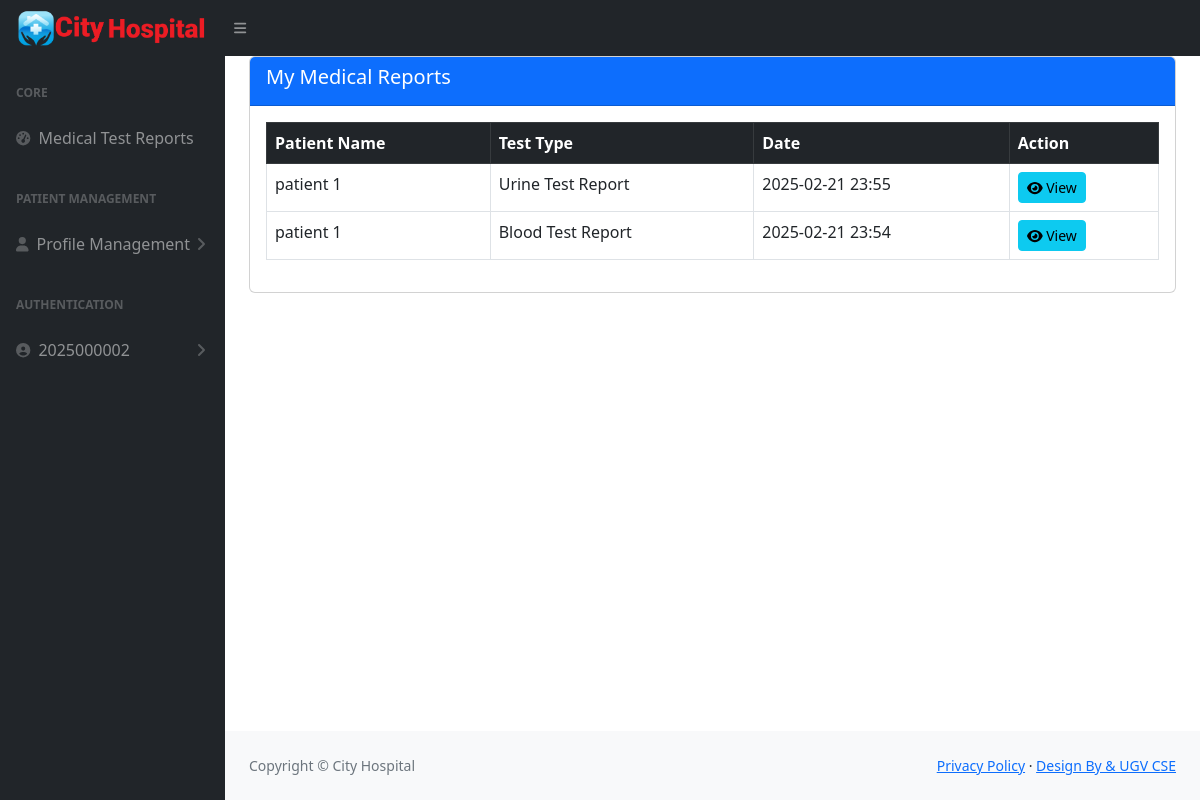
/patient_admin/ (signed in), run on the app's committed database.
### pms/models.py (models this page shows, shortened)
class SiteInfo(models.Model):
    site_name = models.CharField(max_length=20)
    color_logo = models.ImageField(upload_to='logo/')
    white_logo = models.ImageField(upload_to='logo/')
    email = models.EmailField()
    phone = models.CharField(max_length=14)
    address = models.CharField(max_length=100)
    opening_hours = models.CharField(max_length=255, default='Saturday - Thursday: 6.00 am - 10.00 pm, Friday Closed')
    site_facebook = models.URLField(max_length=100)
    site_x = models.URLField(max_length=100)
    site_instagram = models.URLField(max_length=100)
    site_pinterest = models.URLField(max_length=100)

class Report(models.Model):
    patient = models.ForeignKey(PatientProfile, on_delete=models.CASCADE)
    test = models.ForeignKey(TestCategory, on_delete=models.CASCADE)
    report_content = RichTextField(blank=True)
    created_at = models.DateTimeField(default=now)  # Auto-add creation time

class PatientProfile(models.Model):
    user = models.OneToOneField(User, on_delete=models.CASCADE, related_name='patient_profile')
    patient_id = models.CharField(max_length=10, unique=True, editable=False)
    full_name = models.CharField(max_length=100)
    date_of_birth = models.DateField()
    gender_choices = [('Male', 'Male'), ('Female', 'Female'), ('Other', 'Other')]
    gender = models.CharField(max_length=6, choices=gender_choices)
    phone_number = models.CharField(
        max_length=11,
        validators=[
            RegexValidator(
                regex=r'^01[3-9]\d{8}$',
                message="Enter a valid Bangladesh phone number (e.g., 01712345678).",
                code='invalid_phone'
            )
        ]
    )
    present_address = models.CharField(max_length=255, blank=True, null=True)
    permanent_address = models.CharField(max_length=255, blank=True, null=True)
    city = models.CharField(max_length=100, blank=True, null=True)
    blood_type_choices = [('A+', 'A+'), ('A-', 'A-'), ('B+', 'B+'), ('B-', 'B-'),
                          ('O+', 'O+'), ('O-', 'O-'), ('AB+', 'AB+'), ('AB-', 'AB-')]
    blood_type = models.CharField(max_length=3, choices=blood_type_choices, blank=True, null=True)
    emergency_contact_name = models.CharField(max_length=100, blank=True, null=True)
    emergency_contact_relationship = models.CharField(max_length=50, blank=True, null=True)
    emergency_contact_phone = models.CharField(max_length=15, blank=True, null=True)
    allergies = models.BooleanField(default=False, blank=True, null=True)
    HIV_positive = models.BooleanField(default=False, blank=True, null=True)
    thalassemia = models.BooleanField(default=False, blank=True, null=True)
    diabetes = models.BooleanField(default=False, blank=True, null=True)
    hypertension = models.BooleanField(default=False, blank=True, null=True)
    notes = models.TextField(blank=True, null=True)
    created_at = models.DateTimeField(auto_now_add=True)
    updated_at = models.DateTimeField(auto_now=True)

class TestCategory(models.Model):
    name = models.CharField(max_length=255, unique=True)  # Test name
    test_pad = RichTextField()  # Design or description of the test

### pms/views.py (the view)
# urls.py: path('patient_admin/', patient_admin, name='patient_admin'),
def patient_admin(request):
    site_info = SiteInfo.objects.first()  # Get the first (and only) instance
    patient = getattr(request.user, 'patient_profile', None)
    patient_reports = Report.objects.filter(patient=patient).order_by('-created_at') if patient else []
    context = {
        'site_info': site_info,
        'patient_reports': patient_reports,
    }
    return render(request, 'patient/patient_home.html', context)

### pms/context_processors.py (called while the page is built)
def site_information(request):
    site_info = SiteInfo.objects.first()
    return {
        'site_info': site_info
    }

### templates/patient/patient_home.html (shortened to what this page needs)
{% extends 'patient/patient_base.html' %}
{% block content %}
<div class="container-fluid px-4">
    <div class="card">
        <div class="card-header bg-primary text-white">
            <h5>My Medical Reports</h5>
        </div>
        <div class="card-body">
            <div class="table-responsive">
                <table class="table table-bordered">
                    <thead class="table-dark">
                        <tr>
                            <th>Patient Name</th>
                            <th>Test Type</th>
                            <th>Date</th>
                            <th>Action</th>
                        </tr>
                    </thead>
                    <tbody>
                        {% for report in patient_reports %}
                            <tr>
                                <td>{{ report.patient.full_name }}</td>
                                <td>{{ report.test.name }}</td>
                                <td>{{ report.created_at|date:"Y-m-d H:i" }}</td>
                                <td>
                                    <a href="{% url 'patient_report_view' report.id %}" class="btn btn-info btn-sm">
                                        <i class="fas fa-eye"></i> View
                                    </a>
                                </td>
                            </tr>
                        {% empty %}
                            <tr>
                                <td colspan="5" class="text-center">No reports found.</td>
                            </tr>
                        {% endfor %}
                    </tbody>
                </table>
            </div>
        </div>
    </div>
</div>
{% endblock %}

### templates/patient/patient_base.html (shortened to what this page needs)
{% load static %}
<!DOCTYPE html>
<html lang="en">
    <head>
        <link href="https://cdn.jsdelivr.net/npm/simple-datatables@7.1.2/dist/style.min.css" rel="stylesheet" />
        <link href="{% static 'admin_panel/css/styles.css' %}" rel="stylesheet" />
    </head>
    <body class="sb-nav-fixed">
        <nav class="sb-topnav navbar navbar-expand navbar-dark bg-dark">
            <a class="navbar-brand ps-3" href="{% url 'patient_admin' %}"><img src="{{ site_info.white_logo.url }}" alt="" style="width: 190px;"></a>
            <button class="btn btn-link btn-sm order-1 order-lg-0 me-4 me-lg-0" id="sidebarToggle" href="#!"><i class="fas fa-bars"></i></button>
        </nav>
        <div id="layoutSidenav">
            <div id="layoutSidenav_nav">
                <nav class="sb-sidenav accordion sb-sidenav-dark" id="sidenavAccordion">
                  {% include 'patient/patient_sidebar.html' %}
                </nav>
            </div>
            <div id="layoutSidenav_content">
                <main>
                    {% block content %}{% endblock content %}
                </main>
                <footer class="py-4 bg-light mt-auto">
                    <div class="container-fluid px-4">
                        <div class="d-flex align-items-center justify-content-between small">
                            <div class="text-muted">Copyright &copy; {{ site_info.site_name }}</div>
                            <div>
                                <a href="#">Privacy Policy</a>
                                &middot;
                                <a href="#">Design By &amp; UGV CSE</a>
                            </div>
                        </div>
                    </div>
                </footer>
            </div>
        </div>
    </body>
</html>

### templates/patient/patient_sidebar.html (shortened to what this page needs)
<div class="sb-sidenav-menu">
    <div class="nav">
        <div class="sb-sidenav-menu-heading">Core</div>
        <a class="nav-link" href="{% url 'patient_admin' %}">
            <div class="sb-nav-link-icon"><i class="fas fa-tachometer-alt"></i></div>
            Medical Test Reports
        </a>
        <div class="sb-sidenav-menu-heading">Patient Management</div>
        <a class="nav-link collapsed"  data-bs-toggle="collapse" data-bs-target="#profileCollapse" aria-expanded="false" aria-controls="profileCollapse">
            <div class="sb-nav-link-icon"><i class="fas fa-user"></i></div>
            Profile Management
            <div class="sb-sidenav-collapse-arrow"><i class="fas fa-angle-down"></i></div>
        </a>
        <div class="sb-sidenav-menu-heading">Authentication</div>
        {% if user.is_authenticated %}
            <a class="nav-link collapsed" href="#" data-bs-toggle="collapse" data-bs-target="#authUserDropdown" aria-expanded="false" aria-controls="authUserDropdown">
                <div class="sb-nav-link-icon"><i class="fas fa-user-circle"></i></div>
                {{ user.username }}
                <div class="sb-sidenav-collapse-arrow"><i class="fas fa-angle-down"></i></div>
            </a>
        {% endif %}
    </div>
</div>

### data on the page
SiteInfo: white_logo (picture), site_name "City Hospital"
Report: patient.full_name "patient 1", test.name "Urine Test Report", created_at "2025-02-21 23:55"
Report: patient.full_name "patient 1", test.name "Blood Test Report", created_at "2025-02-21 23:54"

### other printed values
{{ user.username }} "2025000002"
